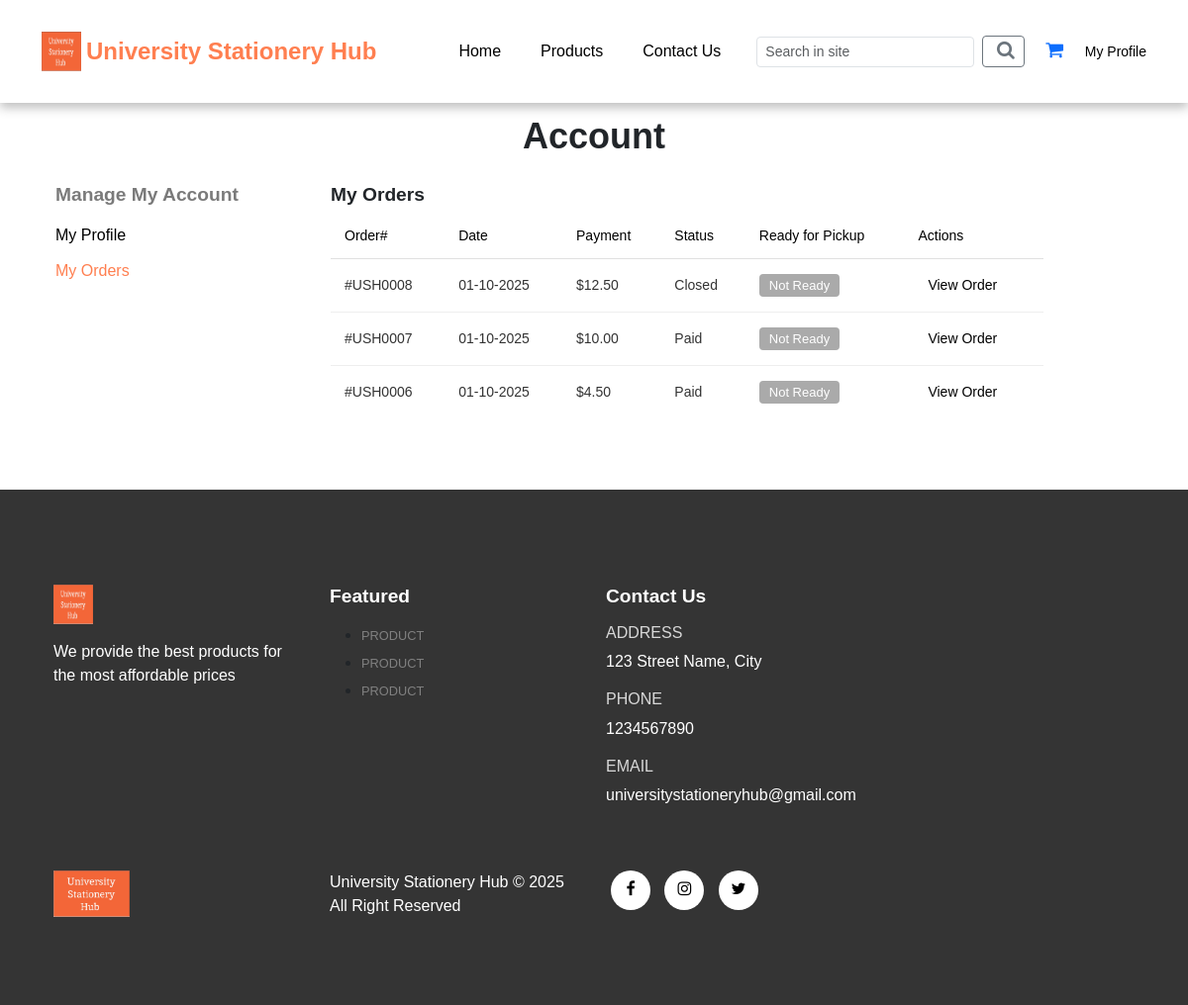
/my_orders.php (signed in), run on the app's committed database.
### tables this page shows
CREATE TABLE `orders` (
  `order_id` int(11) NOT NULL,
  `order_cost` decimal(6,2) NOT NULL,
  `order_status` varchar(20) NOT NULL DEFAULT 'on_hold',
  `user_id` int(11) NOT NULL,
  `user_phone` varchar(255) NOT NULL,
  `user_city` varchar(255) NOT NULL,
  `user_address` varchar(255) NOT NULL,
  `pickup_name` varchar(255) NOT NULL,
  `order_date` datetime NOT NULL DEFAULT current_timestamp()
);

### my_orders.php (the view, shortened to what this page needs)
<?php
include('layouts/header.php');
include('server/connection.php');
$user_id = $_SESSION['user_id'];
$stmt = $conn->prepare("SELECT order_id, order_cost, order_status, order_date, ready_for_pickup FROM orders WHERE user_id=? ORDER BY order_date DESC");
$stmt->bind_param('i', $user_id);
$stmt->execute();
$orders = $stmt->get_result();
?>
<div class="container-account">
    <h2 class="account-title">Account</h2>
    <div class="row">
        <aside class="col-md-3">
            <h4 class="sidebar-title">Manage My Account</h4>
            <a class="navlink" href="my_profile.php">My Profile</a>
            <a class="navlink active mb-5" href="my_orders.php">My Orders</a>
        </aside>
        <main class="col-md-9">
            <h4>My Orders</h4>
            <div class="order-table-wrap" tabindex="0" aria-label="Scroll horizontally to view more columns">
                <table class="order-table">
                    <thead>
                        <tr>
                            <th>Order#</th>
                            <th>Date</th>
                            <th>Payment</th>
                            <th>Status</th>
                            <th>Ready for Pickup</th>
                            <th style="text-align:left;">Actions</th>
                        </tr>
                    </thead>
                    <tbody>
                        <?php if ($orders->num_rows > 0): ?>
                            <?php while ($row = $orders->fetch_assoc()): ?>
                                <tr>
                                    <td><?php echo '#USH' . str_pad($row['order_id'], 4, '0', STR_PAD_LEFT); ?></td>
                                    <td><?php echo date('d-m-Y', strtotime($row['order_date'])); ?></td>
                                    <td>$<?php echo number_format((float) $row['order_cost'], 2); ?></td>
                                    <td><?php echo ucfirst($row['order_status']); ?></td>
                                    <td>
                                        <?php if (!empty($row['ready_for_pickup'])): ?>
                                            <span
                                                style="color: #fff; background: #28a745; padding: 4px 10px; border-radius: 4px; font-size: 13px;">Ready</span>
                                        <?php else: ?>
                                            <span
                                                style="color: #fff; background: #aaa; padding: 4px 10px; border-radius: 4px; font-size: 13px;">Not
                                                Ready</span>
                                        <?php endif; ?>
                                    </td>
                                    <td style="text-align:left; vertical-align:middle;">
                                        <a class="view-link" href="order_details.php?order_id=<?php echo $row['order_id']; ?>">
                                            View Order
                                        </a>
                                    </td>
                                </tr>
                            <?php endwhile; ?>
                        <?php endif; ?>
                    </tbody>
                </table>
            </div>
        </main>
    </div>
</div>
<?php include('layouts/footer.php'); ?>

### assets/css/style.css (style rules this page uses)
* { margin: 0; padding: 0; box-sizing: border-box; }
body { font-family: "Poppins", sans-serif; }
h2 { font-size: 1.8rem; font-weight: 600; }
h4 { font-size: 1.2rem; font-weight: 600; }
td:last-child { text-align: right; }
th:last-child { text-align: right; }

### my_orders.php (style rules this page uses)
body { padding-top: 110px; }
.container-account { max-width: 1120px; margin: 0 auto; padding: 0 16px }
.account-title { font-size: 36px; font-weight: 700; text-align: center; margin: 6px 0 26px }
.sidebar-title { color: #7a7a7a; margin-bottom: 12px }
.navlink { display: block; padding: 6px 0; color: black; text-decoration: none }
.navlink.active { color: coral; }
.order-table { border-collapse: collapse; min-width: 720px; }
.order-table-wrap { overflow-x: auto; -webkit-overflow-scrolling: touch; margin-bottom: 24px; width: 100%; max-width: 100vw; }
.order-table thead th { font-weight: 500; font-size: 14px; color: #000; text-align: left; padding: 12px 14px; border-bottom: 1px solid #e0e0e0; white-space: nowrap; }
.order-table tbody td { font-size: 14px; color: #333; padding: 16px 14px; border-bottom: 1px solid #eee; white-space: nowrap; }
.order-table tbody tr:last-child td { border-bottom: none; }
.view-link { color: #000; font-weight: 500; text-decoration: none; padding: 4px 10px; border-radius: 4px; transition: background 0.2s; }

### data on the page
orders: order_id "0008", order_date "01-10-2025", order_cost "12.50", order_status "Closed", ready_for_pickup "Not Ready"
orders: order_id "0007", order_date "01-10-2025", order_cost "10.00", order_status "Paid", ready_for_pickup "Not Ready"
orders: order_id "0006", order_date "01-10-2025", order_cost "4.50", order_status "Paid", ready_for_pickup "Not Ready"
